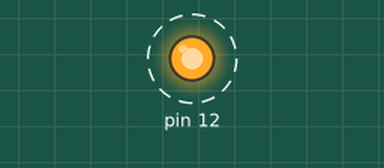
Recording of a program running on a simulated Raspberry Pi (header pin numbers). Parts: output pins drawn as LEDs (lit = HIGH). Dashed ring = blinking.

Above: at 0.5 s.
Timing chart, 0 to 4.6 s (numbered marks = the images above):
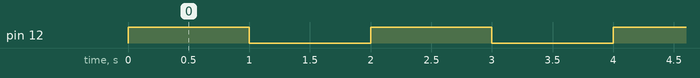

Measured:
- by itself, pin 12: alternates HIGH for 1.0 s and LOW for 1.0 s

The program:

output.py
```python
import RPi.GPIO as GPIO		   #import libs
import time

GPIO.setmode(GPIO.BOARD)	   #set BOARD gpio numbering mode
GPIO.setup(12, GPIO.OUT)	   #setup pin 12 as an output

while(1):
	GPIO.output(12, GPIO.HIGH) #set high
	time.sleep(1)
	GPIO.output(12, 0)		   #set low
	time.sleep(1)

GPIO.cleanup() 					#release any resources the script is using
```
